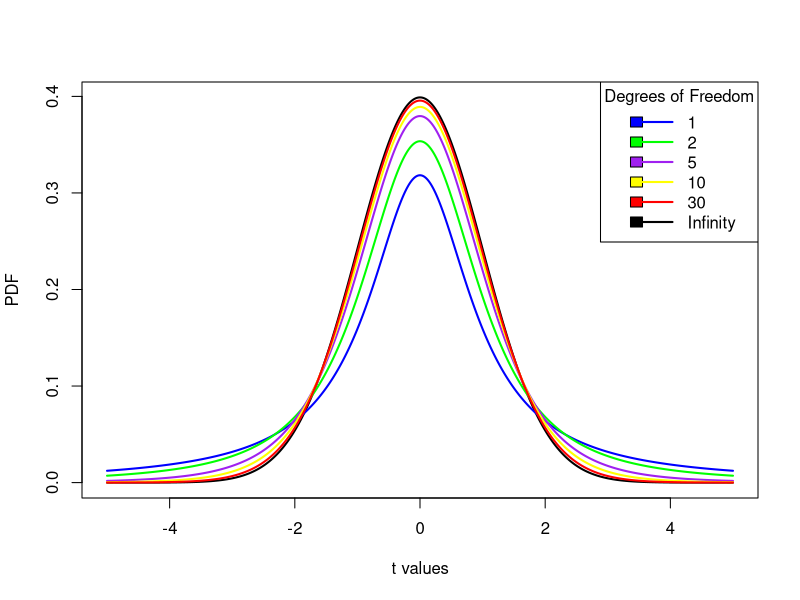
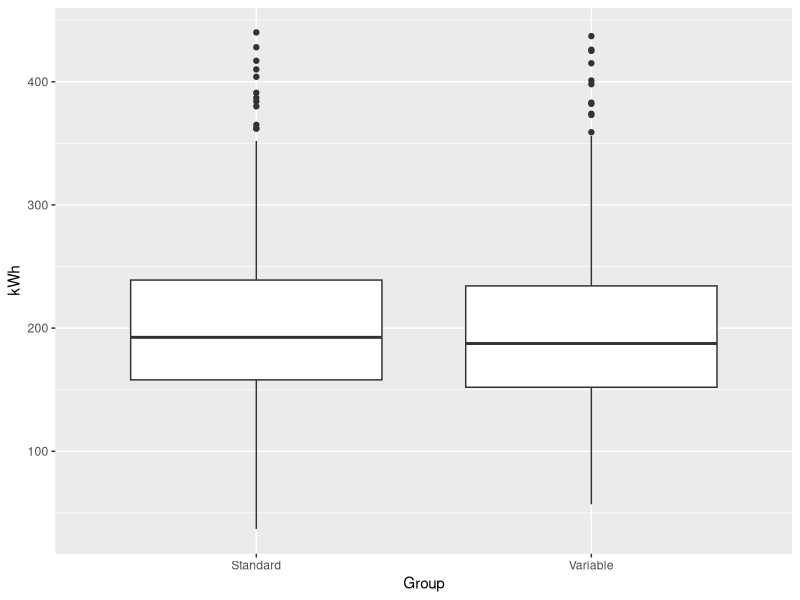
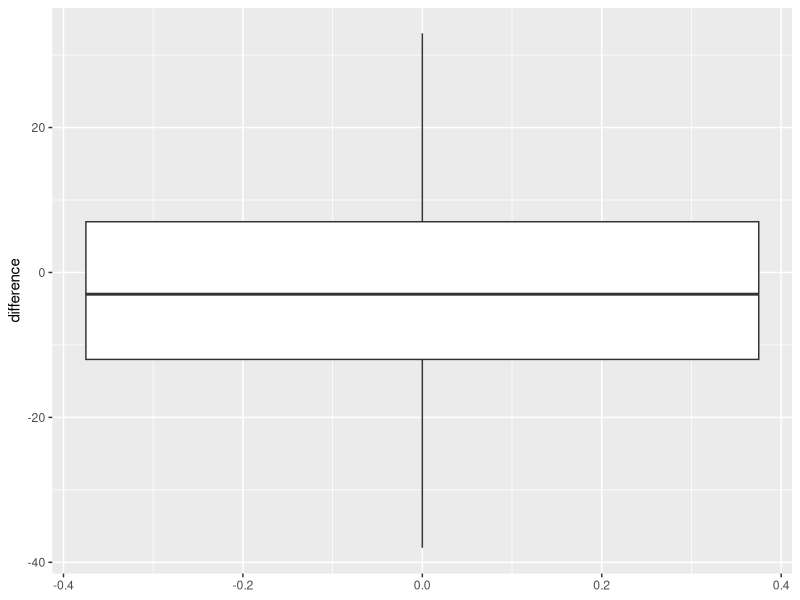
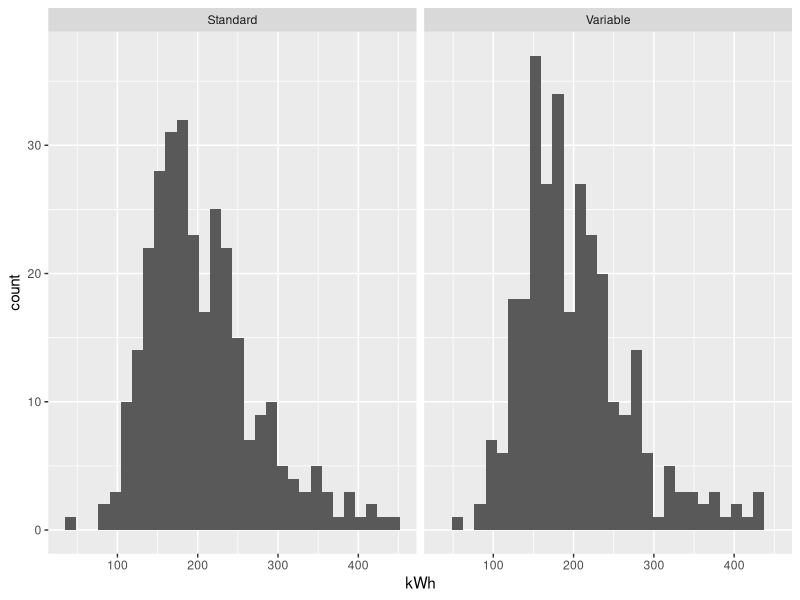
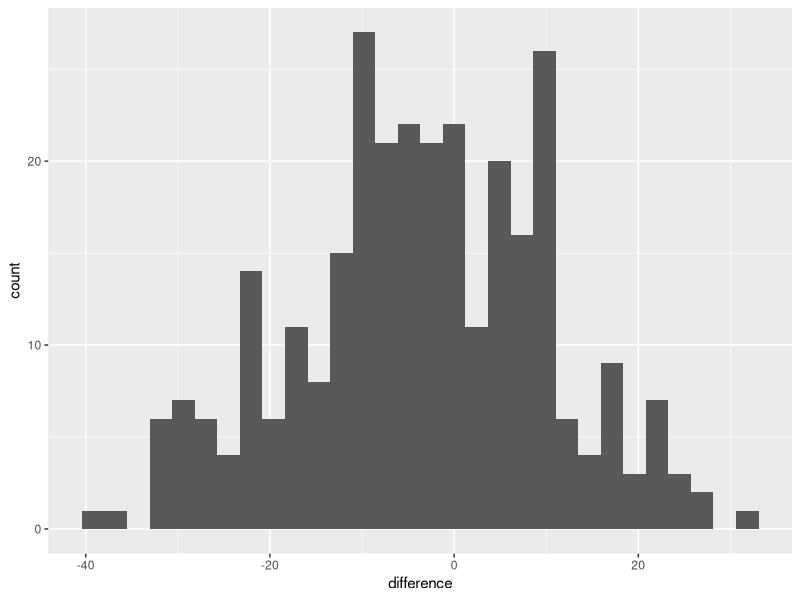
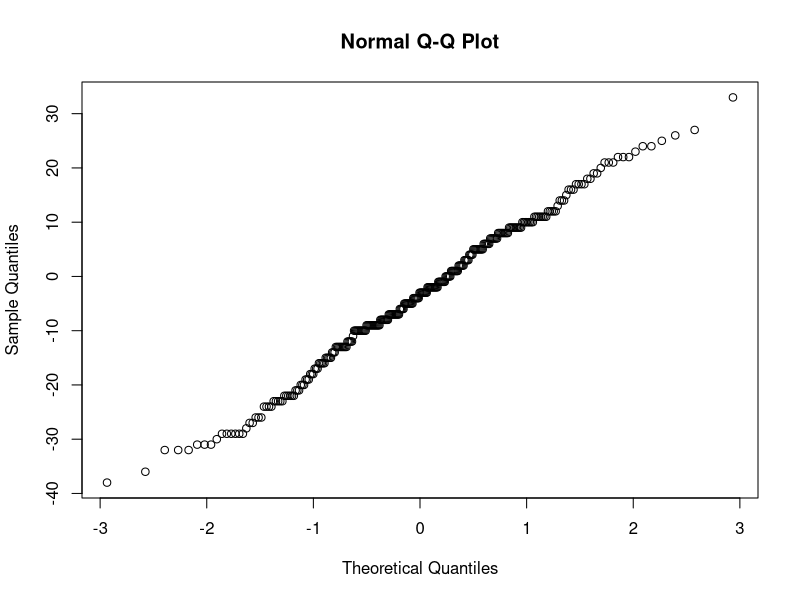
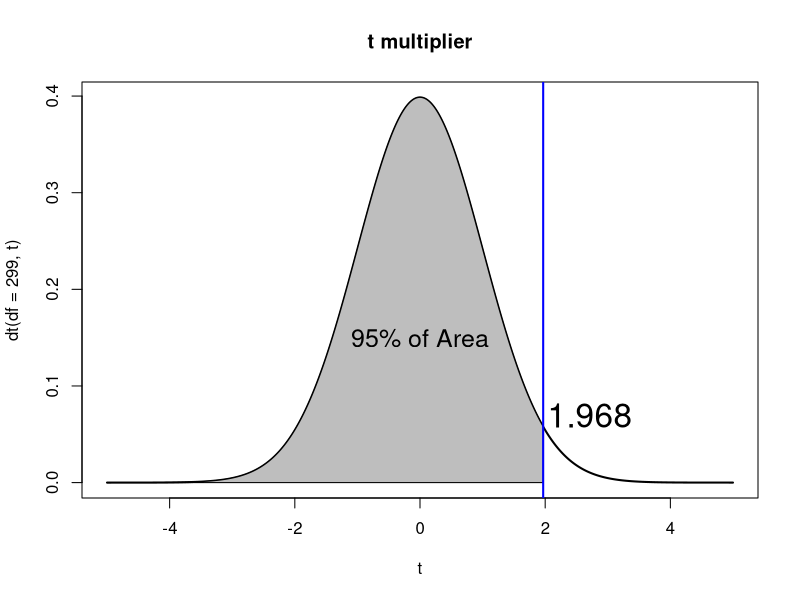
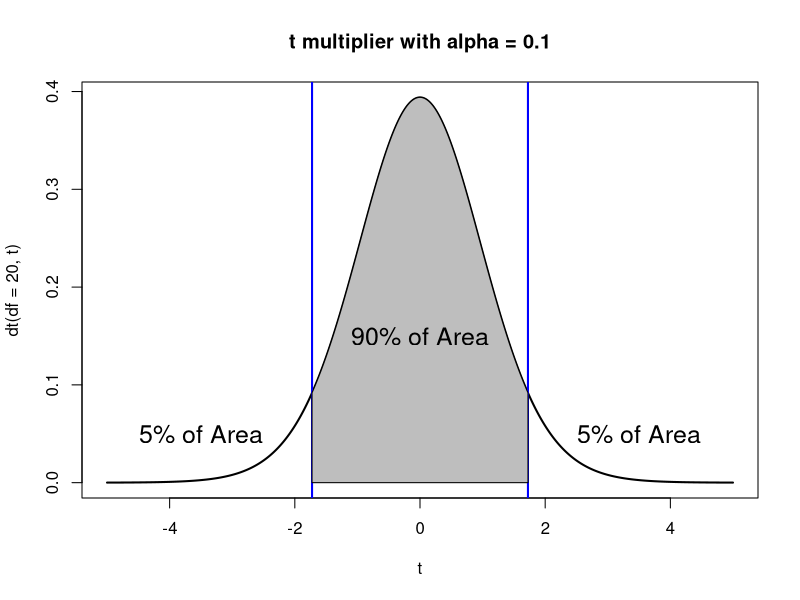

The R source for these figures, in order:
########################################
##File with creation of plots and things 
##for Unit 5 370 redesign
########################################

#####################################
#PCM5a

#####################################
#PCM5b
n <- 11
y <- rnorm(n, mean = 10, sd = 3)
sorty <- sort(y)
quants <- round((1:n-0.5)/n, 3) 
zvals <- qnorm(quants)

round(data.frame(sorted = round(sorty, 1) , observedQuant = quants, theoreticalQuant = zvals), 3)

png(filename = "QQPlotN(10,9).png", width = 800, height = 480)
qqplot(x = zvals, y = sorty, xlab = "Theoretical Normal Quantiles", ylab = "Sorted Observed Values", main = "Observed Data from a N(10, 9)", ylim = c(2,14))
qqline(y = sorty)
dev.off()

png(filename = "QQPlotGridNormal.png", width = 800, height = 480)
par(mfrow = c(2, 2))

n <- 100
mean <- 100
sd <- 10
y <- rnorm(n, mean = mean, sd = sd)
qqnorm(y = y, xlab = "Theoretical Normal Quantiles", ylab = "Sorted Observed Values", main = paste("Observed Data (n = ", n, ") from a N(", mean, ", ", sd^2, ")", sep = ""))
qqline(y = y)

n <- 30
mean <- -5
sd <- 10
y <- rnorm(n, mean = mean, sd = sd)
qqnorm(y = y, xlab = "Theoretical Normal Quantiles", ylab = "Sorted Observed Values", main = paste("Observed Data (n = ", n, ") from a N(", mean, ", ", sd^2, ")", sep = ""))
qqline(y = y)

n <- 1000
mean <- 0
sd <- 1
y <- rnorm(n, mean = mean, sd = sd)
qqnorm(y = y, xlab = "Theoretical Normal Quantiles", ylab = "Sorted Observed Values", main = paste("Observed Data (n = ", n, ") from a N(", mean, ", ", sd^2, ")", sep = ""))
qqline(y = y)

n <- 30
mean <- 2
sd <- 5
y <- rnorm(n, mean = mean, sd = sd)
qqnorm(y = y, xlab = "Theoretical Normal Quantiles", ylab = "Sorted Observed Values", main = paste("Observed Data (n = ", n, ") from a N(", mean, ", ", sd^2, ")", sep = ""))
qqline(y = y)
dev.off()


png(filename = "QQPlotGridOther.png", width = 800, height = 480)
par(mfrow = c(2, 2))

n <- 100
rate <- 10
y <- rexp(n, rate = rate)
qqnorm(y = y, xlab = "Theoretical Normal Quantiles", ylab = "Sorted Observed Values", main = paste("Observed Data (n = ", n, ") from a Exp(", rate, ")", sep = ""))
qqline(y = y)

n <- 10
rate <- 10
y <- rexp(n, rate = rate)
qqnorm(y = y, xlab = "Theoretical Normal Quantiles", ylab = "Sorted Observed Values", main = paste("Observed Data (n = ", n, ") from a Exp(", rate, ")", sep = ""))
qqline(y = y)

n <- 100
mean <- 30
y <- rpois(n, lambda = mean)
qqnorm(y = y, xlab = "Theoretical Normal Quantiles", ylab = "Sorted Observed Values", main = paste("Observed Data (n = ", n, ") from a Poi(", mean, ")", sep = ""))
qqline(y = y)

n <- 100
mean <- 3
y <- rpois(n, lambda = mean)
qqnorm(y = y, xlab = "Theoretical Normal Quantiles", ylab = "Sorted Observed Values", main = paste("Observed Data (n = ", n, ") from a Poi(", mean, ")", sep = ""))
qqline(y = y)
dev.off()



png(filename = "CLTUnif.png", width = 500, height = 480)
par(mfrow = c(2, 1))
y <- seq(0, 1, length = 100)
n <- 8
N <- 100000
plot(x = y, y = dunif(y), type = "l", ylim = c(0, 1.1), main = "Population Distribution", ylab = "PDF")
means <- replicate(n = N, mean(runif(n)))
hist(means, main = paste("Approximate Distribution of Sample Mean\n with n = ", n), xlab = "sample mean values", freq = FALSE)
x <- seq(from = 0, to = 1, length = 1000)
lines(x =x, y = dnorm(x, mean = 0.5, sd = 1/sqrt(12*n)), lwd = 2, type = "l")
dev.off()


png(filename = "CLTGamma.png", width = 500, height = 480)
par(mfrow = c(2, 1))
y <- seq(0, 10, length = 1000)
n <- 15
N <- 100000
shape = 8
rate = 2
plot(x = y, y = dgamma(y, shape = shape, rate = rate), type = "l", main = "Population Distribution", ylab = "PDF")
means <- replicate(n = N, mean(rgamma(n, shape = shape, rate = rate)))
hist(means, main = paste("Approximate Distribution of Sample Mean\n with n = ", n), xlab = "sample mean values", freq = FALSE)
x <- seq(from = 0, to = 10, length = 1000)
lines(x =x, y = dnorm(x, mean = shape/rate, sd = sqrt(shape/(rate^2*n))), lwd = 2, type = "l")
dev.off()


png(filename = "CLTExp1.png", width = 500, height = 480)
par(mfrow = c(2, 1))
y <- seq(0, 5, length = 1000)
n <- 15
N <- 100000
shape <- 1
rate = 1
plot(x = y, y = dgamma(y, shape = shape, rate = rate), type = "l", main = "Population Distribution", ylab = "PDF")
means <- replicate(n = N, mean(rgamma(n, shape = shape, rate = rate)))
hist(means, main = paste("Approximate Distribution of Sample Mean\n with n = ", n), xlab = "sample mean values", freq = FALSE)
x <- seq(from = 0, to = 5, length = 1000)
lines(x =x, y = dnorm(x, mean = shape/rate, sd = sqrt(shape/(rate^2*n))), lwd = 2, type = "l")
dev.off()


png(filename = "CLTExp2.png", width = 500, height = 480)
par(mfrow = c(2, 1))
y <- seq(0, 5, length = 1000)
n <- 30
N <- 100000
shape <- 1
rate = 1
plot(x = y, y = dgamma(y, shape = shape, rate = rate), type = "l", main = "Population Distribution", ylab = "PDF")
means <- replicate(n = N, mean(rgamma(n, shape = shape, rate = rate)))
hist(means, main = paste("Approximate Distribution of Sample Mean\n with n = ", n), xlab = "sample mean values", freq = FALSE)
x <- seq(from = 0, to = 5, length = 1000)
lines(x =x, y = dnorm(x, mean = shape/rate, sd = sqrt(shape/(rate^2*n))), lwd = 2, type = "l")
dev.off()


png(filename = "CLTExp3.png", width = 500, height = 480)
par(mfrow = c(2, 1))
y <- seq(0, 5, length = 1000)
n <- 100
N <- 100000
shape <- 1
rate = 1
plot(x = y, y = dgamma(y, shape = shape, rate = rate), type = "l", main = "Population Distribution", ylab = "PDF")
means <- replicate(n = N, mean(rgamma(n, shape = shape, rate = rate)))
hist(means, main = paste("Approximate Distribution of Sample Mean\n with n = ", n), xlab = "sample mean values", freq = FALSE)
x <- seq(from = 0, to = 5, length = 1000)
lines(x =x, y = dnorm(x, mean = shape/rate, sd = sqrt(shape/(rate^2*n))), lwd = 2, type = "l")
dev.off()



#####################################
#PCM5b

t <- seq(from = -5, to =5, length = 5000)
plot(t, dnorm(t), type = "l", ylab = "PDF", xlab = "t values", lwd = 2)
color <- c("Blue", "Green", "Purple", "Yellow", "Red")
df <- c(1,2,5,10,30)
for(i in 1:5){
  lines(t, dt(t, df = df[i]), type = "l", col = color[i], lwd = 2)
}
legend(x = "topright", legend = c(df, "Infinity"), fill = c(color, "Black"), col = c(color, "Black"), lwd = 2, title = "Degrees of Freedom")


#####################################
#PCM5c

#generation of electricity use data
n <- 300
#variable rate will be slightly lower but not practically significant
set.seed(101)
variable <- round(rgamma(n, shape = 10, rate = 1/20))
standard <- variable + round(rnorm(300, mean = 5, sd = 15))

electricity <- data.frame(variable, standard, difference = variable - standard)
View(electricity)

summary2 <- function(x){
  val <- c(summary(x), sd(x))
  names(val)[7] <- "SD"
  return(val)
}
summary2(electricity$variable)
round(apply(FUN = summary2, electricity, MARGIN = 2),1)

electricity2 <- data.frame(kWh = c(electricity$variable, electricity$standard), Group = c(rep("Variable", 300), rep("Standard", 300)))
library(ggplot2)
ggplot(data = electricity2, aes(x = Group, y = kWh)) + geom_boxplot()
ggplot(data = electricity, aes(y = difference)) + geom_boxplot()

ggplot(data = electricity2, aes(x = kWh)) + geom_histogram() + facet_grid(.~Group)
ggplot(data = electricity, aes(x = difference)) + geom_histogram() 

qqnorm(electricity$difference)

mean(electricity$difference) - qt(df = 299, 0.975)*sd(electricity$difference)/sqrt(300)
mean(electricity$difference) + qt(df = 299, 0.975)*sd(electricity$difference)/sqrt(300)

plot(t, dt(df = 299, t), lwd = 2, type = "l", main = "t multiplier")
t2 <- seq(from = -5, to = qt(df=299, 0.975), length = 5000)
polygon(c(t2, rev(t2)), c(dt(df = 299, t2), rep(0, length(t2))), col = "Grey")
abline(v = qt(df = 299, 0.975), col = "Blue", lwd = 2)
text(x = qt(df = 299, 0.975)+0.75, y = 0.07, round(qt(df=299, 0.975), 3), cex = 2)
text(x=0, y = 0.15, "95% of Area", cex = 1.5)

plot(t, dt(df = 20, t), lwd = 2, type = "l", main = "t multiplier with alpha = 0.1")
abline(v = qt(df = 20, c(0.05, 0.95)), col = "Blue", lwd = 2)
t2 <- seq(from = qt(df=20, 0.05), to = qt(df=20, 0.95), length = 5000)
polygon(c(t2, rev(t2)), c(dt(df = 20, t2), rep(0, length(t2))), col = "Grey")
text(x=0, y = 0.15, "90% of Area", cex = 1.5)
text(x=3.5, y = 0.05, "5% of Area", cex = 1.5)
text(x=-3.5, y = 0.05, "5% of Area", cex = 1.5)
